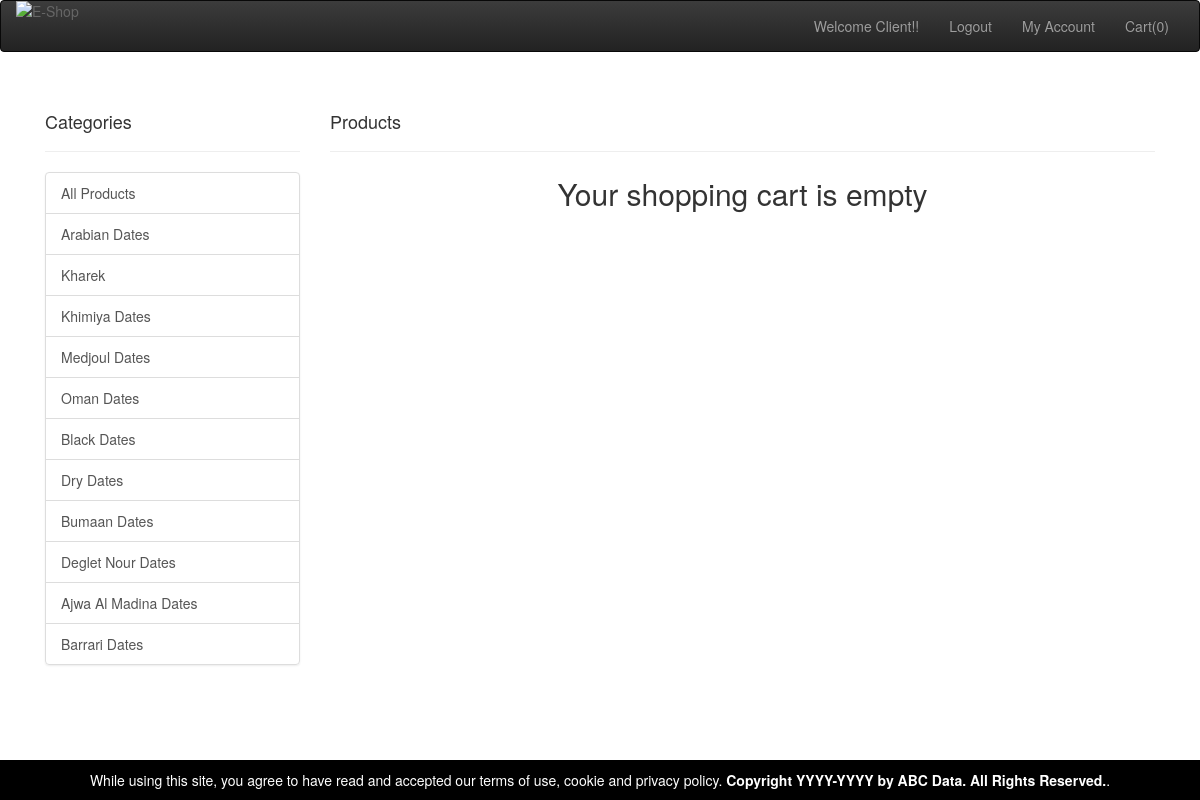
Screenshot of /shoppingcart.php (signed in) with the database file from the repository.
### tables this page shows
CREATE TABLE `product_category` (
  `ProductCategory_Id` int(100) NOT NULL,
  `ProductCategory_Name` varchar(100) NOT NULL,
  `Active` bit(1) NOT NULL
);

### shoppingcart.php (the view, shortened to what this page needs)
<?php
include("connect_to_mysql.php");
    ?>
    <?php
$cartOutput = "";
if (!isset($_SESSION["cart_array"]) || count($_SESSION["cart_array"]) < 1 || (($_SESSION["cart_array"]) == "")) {
    $cartOutput = "<h2 align='center'> Your shopping cart is empty </h2>";
}
?>
<!DOCTYPE html PUBLIC "-//W3C//DTD XHTML 1.0 Transitional//EN" "http://www.w3.org/TR/xhtml1/DTD/xhtml1-transitional.dtd">
<html xmlns="http://www.w3.org/1999/xhtml">
    <html xmlns="http://www.w3.org/1999/xhtml">
        <head>
            <link href="css/slider.css" rel="stylesheet" type="text/css" />
            <link rel="stylesheet" type="text/css" href="css/ddsmoothmenu.css" />
            <link rel="stylesheet" href="http://cdnjs.cloudflare.com/ajax/libs/font-awesome/4.4.0/css/font-awesome.min.css">
                <link rel="stylesheet" type="text/css" href="css/styles.css" />
                <link rel="stylesheet" type="text/css" href="css/bootstrap.min.css" />
                <link rel="stylesheet" type="text/css" href="css/bootstrap-theme.min.css" />
                     <?php
                        $leftNavigation = "";
                        $sqlGetCategory = mysqli_query($con, "select * from product_category where Active=1") or die(mysql_error());
                        if (mysqli_num_rows($sqlGetCategory) > 0) {
                            while ($getCategoryInfo = mysqli_fetch_array($sqlGetCategory)) {
                                $catID = $getCategoryInfo["ProductCategory_Id"];
                                $catName = $getCategoryInfo["ProductCategory_Name"];
                                $leftNavigation .= '<a href="all_product_display.php?cat='. $catID .'" class="list-group-item"> ' . $catName .'</a>';
                            }
                        }
                        ?>
                    </head>
                    <body style="background-color:white">
                        <nav class="navbar navbar-inverse">
                            <div class="container-fluid">
                                <div class="navbar-header">
                                    <a class="img-responsive" href="index.php"><img src="images/logo.png" alt="E-Shop" style="max-width:100%; height:auto;display:block;"/></a>
                                </div>
                                <div class="collapse navbar-collapse" id="bs-example-navbar-collapse-1">
                                    <ul class="nav navbar-nav navbar-right">
                                        <li>
                                            <?php
                                            if ($_SESSION['log'] == 1) {
                                                echo "<p class='navbar-text'>Welcome" . " " . $_SESSION['userid'] . "!!</p>";
                                            }
                                            ?>
                                        </li>
                                        <li>
                                            <?php
                                            if ($_SESSION['log'] == 1) {
                                                echo '<a href=Logout.php>Logout</a>';
                                            }
                                            ?>
                                        </li>
                                        <li>
                                            <?php
                                            if ($_SESSION['log'] == 1) {
                                                echo '<a href="View_profile.php"> My Account</a>';
                                            } else {
                                                echo '<a href="index.php"> My Account</a>';
                                            }
                                            ?>
                                        </li>
                                        <li>
                                            <?php
                                            if (isset($_SESSION['cartCount'])) {
                                                echo '<a href="shoppingcart.php"> Cart(' .
                                                $_SESSION['cartCount'] . ')</a>';
                                            } else {
                                                $_SESSION['cartCount'] = 0;
                                                echo '<a href="shoppingcart.php"> Cart(' .
                                                $_SESSION['cartCount'] . ')</a>';
                                            }
                                            ?>
                                        </li>
                                    </ul>
                                </div>
                            </div>
                        </nav>
                        <div class="container-fluid">
                            <div class="col-xs-12 col-sm-12 col-md-12 col-lg-12">
                                <div  class="col-xs-3 col-sm-3 col-md-3 col-lg-3">
                                    <div class="page-header">
                                        <h4>Categories</h4>
                                    </div>
                                    <div class="list-group">
                                        <a href="all_product_display.php" class="list-group-item">All Products</a>
                                        <?php
                                            echo $leftNavigation;
                                        ?>
                                    </div>
                                </div>
                                <div class="col-xs-9 col-sm-9 col-md-9 col-lg-9">
                                    <div class="page-header">
                                        <h4>Products</h4>
                                    </div>
                                    <?php echo $cartOutput; ?>
                                </div>
                            </div>
                        </div>
                        <div class="footer"><div style="color:white;">While using this site, you agree to have read and accepted our terms of use, cookie and privacy policy.
                        <strong>Copyright YYYY-YYYY by ABC Data. All Rights Reserved.</strong>.</div></div>
                                    </body>
                                    </html>

### css/styles.css (style rules this page uses)
body { margin: 0; padding: 0; color: #666; font-family: Tahoma, Geneva, sans-serif; font-size: 13px; line-height: 1.4em; background-color: #f7f7f7; background-repeat: repeat-x; background-position: top; }
a, a:link, a:visited { color: #666; font-weight: normal; text-decoration: none }
p { margin: 0 0 10px 0; padding: 0; }
img { border: none; }
h1, h2, h3, h4, h5, h6 { color: #333; font-weight: normal; }
h2 { font-size: 26px; margin: 0 0 25px; padding: 5px 0 }
h4 { font-size: 16px; margin: 0 0 15px; padding: 0; }
html { height: 100%; box-sizing: border-box; }
*, *:before, *:after { box-sizing: inherit; }
body { position: relative; margin: 0; padding-bottom: 6rem; min-height: 100%; font-family: "Helvetica Neue", Arial, sans-serif; }
.footer { position: absolute !important; right: 0 !important; bottom: 0 !important; left: 0 !important; padding: 1rem !important; background-color: #000000 !important; text-align: center !important; }
.navbar-inverse { background-color: #000000 !important; border-color: #080808; }

### rows the page displays
product_category: ProductCategory_Name "Arabian Dates"
product_category: ProductCategory_Name "Kharek"
product_category: ProductCategory_Name "Khimiya Dates"
product_category: ProductCategory_Name "Medjoul Dates"
product_category: ProductCategory_Name "Oman Dates"
product_category: ProductCategory_Name "Black Dates"
product_category: ProductCategory_Name "Dry Dates"
product_category: ProductCategory_Name "Bumaan Dates"
product_category: ProductCategory_Name "Deglet Nour Dates"
product_category: ProductCategory_Name "Ajwa Al Madina Dates"
product_category: ProductCategory_Name "Barrari Dates"

### other values shown
$_SESSION['userid'] "Client"
$_SESSION['cartCount'] "0"
